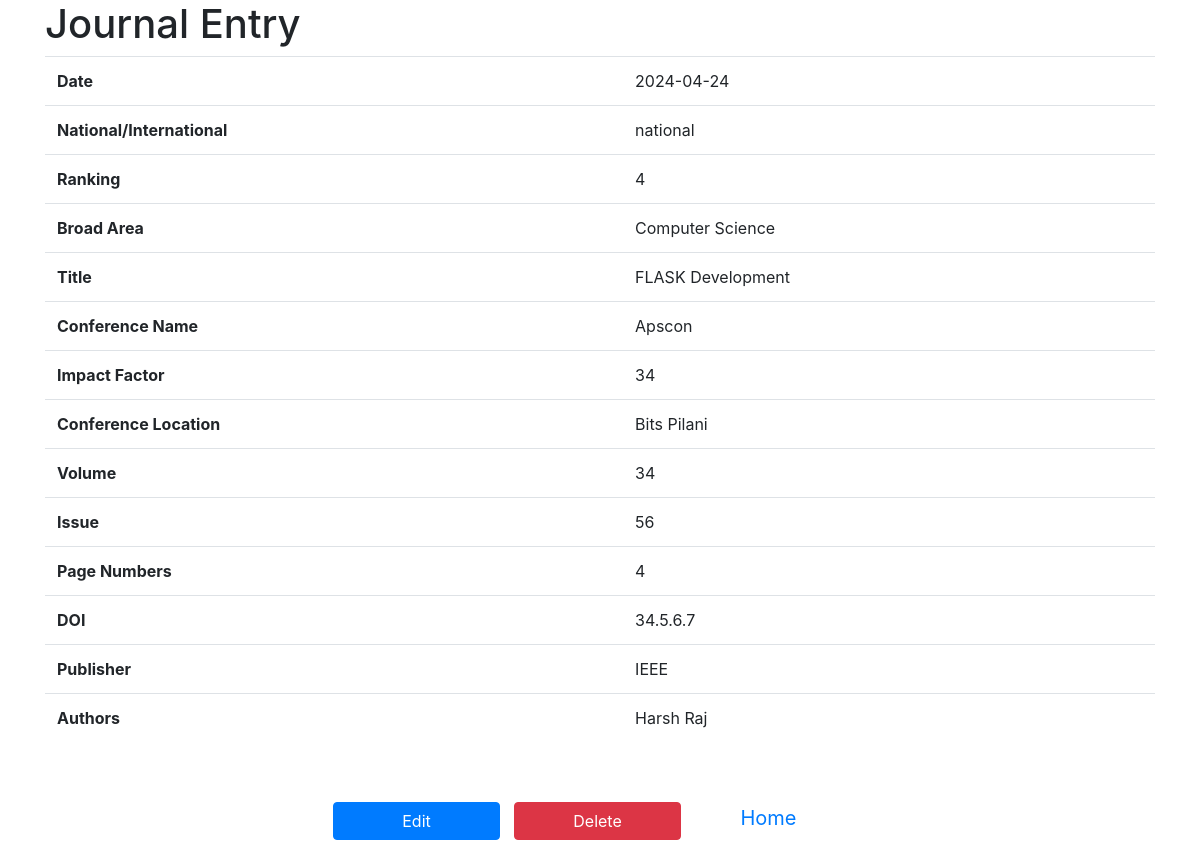
The page /show_entry/34.5.6.7 on the database its author committed.
### main.py (models this page shows)
class JOURNALS(db.Model):
    __tablename__ = "journals"
    j_email = db.Column(db.String(120), nullable=False)
    j_dop = db.Column(db.String(20), nullable=False)
    j_nat_inat = db.Column(db.String(120), nullable=False)
    j_ranking = db.Column(db.Integer, nullable=False)
    j_broad_area = db.Column(db.String(120), nullable=False)
    j_con_name = db.Column(db.String(120))
    j_impf = db.Column(db.String(120), nullable=False)
    j_pap_tit = db.Column(db.String(120), nullable=False)
    j_doi = db.Column(db.String(120), nullable=False, primary_key=True)
    j_authors = db.Column(db.String(200), nullable=False)
    j_volume = db.Column(db.String(120), nullable=False)
    j_issue = db.Column(db.String(120), nullable=False)
    j_page_n = db.Column(db.String(120), nullable=False)
    j_publisher = db.Column(db.String(120), nullable=False)
    j_con_loc = db.Column(db.String(120), nullable=False)

### main.py (the view)
@app.route('/show_entry/<string:journal_doi>')
def show_entry(journal_doi):
    journal = JOURNALS.query.get(journal_doi)
    return render_template("ShowJournalPage.html", journal=journal)

### templates/ShowJournalPage.html (shortened to what this page needs)
<!DOCTYPE html>
<html lang="en">
<head>
    <link rel="stylesheet" href="https://stackpath.bootstrapcdn.com/bootstrap/4.5.2/css/bootstrap.min.css">
</head>
<body>
    <div class="container">
        <h1>Journal Entry</h1>
        <div class="row">
            <div class="col">
                <table class="table">
                    <tbody>
                        <tr>
                            <th>Date</th>
                            <td>{{journal.j_dop}}</td>
                        </tr>
                        <tr>
                            <th>National/International</th>
                            <td>{{journal.j_nat_inat}}</td>
                        </tr>
                        <tr>
                            <th>Ranking</th>
                            <td>{{journal.j_ranking}}</td>
                        </tr>
                        <tr>
                            <th>Broad Area</th>
                            <td>{{journal.j_broad_area}}</td>
                        </tr>
                        <tr>
                            <th>Title</th>
                            <td>{{journal.j_pap_tit}}</td>
                        </tr>
                        <tr>
                            <th>Conference Name</th>
                            <td>{{journal.j_con_name}}</td>
                        </tr>
                        <tr>
                            <th>Impact Factor</th>
                            <td>{{journal.j_impf}}</td>
                        </tr>
                        <tr>
                            <th>Conference Location</th>
                            <td>{{journal.j_con_loc}}</td>
                        </tr>
                        <tr>
                            <th>Volume</th>
                            <td>{{journal.j_volume}}</td>
                        </tr>
                        <tr>
                            <th>Issue</th>
                            <td>{{journal.j_issue}}</td>
                        </tr>
                        <tr>
                            <th>Page Numbers</th>
                            <td>{{journal.j_page_n}}</td>
                        </tr>
                        <tr>
                            <th>DOI</th>
                            <td>{{journal.j_doi}}</td>
                        </tr>
                        <tr>
                            <th>Publisher</th>
                            <td>{{journal.j_publisher}}</td>
                        </tr>
                        <tr>
                            <th>Authors</th>
                            <td>{{journal.j_authors}}</td>
                        </tr>
                    </tbody>
                </table>
            </div>
        </div>
        <div id="button" class="row">
            <div class="col">
                <a href="{{ url_for('edit_journal', journal_doi=journal.j_doi) }}">
                    <button style="margin-right: 10px; width:15%" class="btn btn-primary">Edit</button>
                </a>
                <a href="{{ url_for('delete_journal', journal_doi=journal.j_doi) }}">
                <button style="width: 15%;" class="btn btn-danger">Delete</button>
                    <a id="button" class="navbar-brand button" style="width: 15%; margin-right: 15px;" href="{{ url_for('admin_page') }}">Home</a>
            </div>
        </div>
    </div>
</body>
</html>

### templates/ShowJournalPage.html (style rules this page uses)
#button { margin-top: 20px; text-align: center; margin-bottom: 10px; }

### rows shown on the page
JOURNALS: j_dop "2024-04-24", j_nat_inat "national", j_ranking "4", j_broad_area "Computer Science", j_pap_tit "FLASK Development", j_con_name "Apscon", j_impf "34", j_con_loc "Bits Pilani", j_volume "34", j_issue "56", j_page_n "4", j_doi "34.5.6.7", j_publisher "IEEE", j_authors "Harsh Raj"
